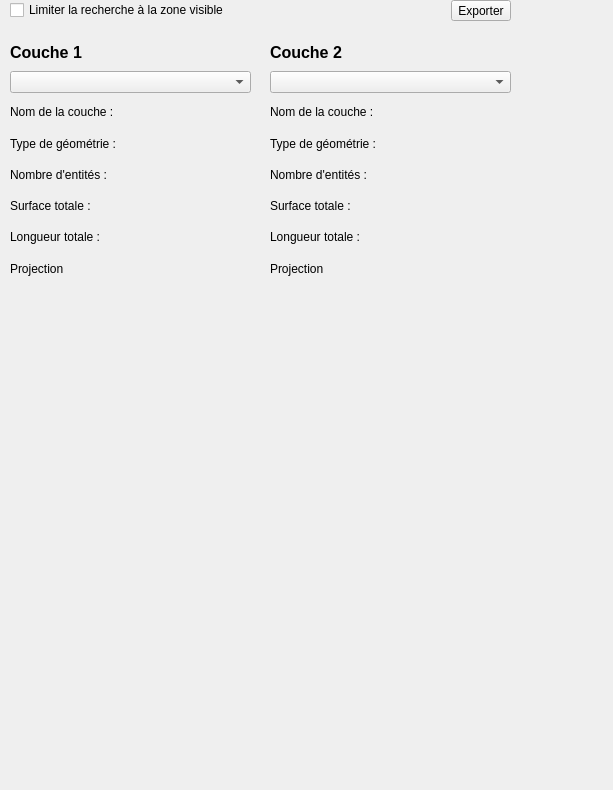
<?xml version="1.0" encoding="UTF-8"?>
<ui version="4.0">
 <class>DockWidget</class>
 <widget class="QDockWidget" name="DockWidget">
  <property name="geometry">
   <rect>
    <x>0</x>
    <y>0</y>
    <width>613</width>
    <height>790</height>
   </rect>
  </property>
  <property name="windowTitle">
   <string>DockWidget</string>
  </property>
  <widget class="QWidget" name="dockWidgetContents">
   <widget class="QWidget" name="verticalLayoutWidget">
    <property name="geometry">
     <rect>
      <x>0</x>
      <y>30</y>
      <width>261</width>
      <height>261</height>
     </rect>
    </property>
    <layout class="QVBoxLayout" name="verticalLayout">
     <property name="leftMargin">
      <number>10</number>
     </property>
     <property name="topMargin">
      <number>10</number>
     </property>
     <property name="rightMargin">
      <number>10</number>
     </property>
     <property name="bottomMargin">
      <number>10</number>
     </property>
     <item>
      <widget class="QLabel" name="layer_name_label_2">
       <property name="text">
        <string>&lt;html&gt;&lt;head/&gt;&lt;body&gt;&lt;p&gt;&lt;span style=&quot; font-size:12pt; font-weight:600;&quot;&gt;Couche 1&lt;/span&gt;&lt;/p&gt;&lt;/body&gt;&lt;/html&gt;</string>
       </property>
      </widget>
     </item>
     <item>
      <widget class="QgsMapLayerComboBox" name="mMapLayerComboBox"/>
     </item>
     <item>
      <widget class="QLabel" name="layer_name_label">
       <property name="text">
        <string>Nom de la couche : </string>
       </property>
      </widget>
     </item>
     <item>
      <widget class="QLabel" name="geometry_type_label">
       <property name="text">
        <string>Type de géométrie : </string>
       </property>
      </widget>
     </item>
     <item>
      <widget class="QLabel" name="feature_count_label">
       <property name="text">
        <string>Nombre d'entités : </string>
       </property>
      </widget>
     </item>
     <item>
      <widget class="QLabel" name="total_area_label">
       <property name="text">
        <string>Surface totale : </string>
       </property>
      </widget>
     </item>
     <item>
      <widget class="QLabel" name="total_length_label">
       <property name="text">
        <string>Longueur totale : </string>
       </property>
      </widget>
     </item>
     <item>
      <widget class="QLabel" name="crs_label">
       <property name="text">
        <string>Projection</string>
       </property>
      </widget>
     </item>
    </layout>
   </widget>
   <widget class="QWidget" name="verticalLayoutWidget_3">
    <property name="geometry">
     <rect>
      <x>260</x>
      <y>30</y>
      <width>261</width>
      <height>261</height>
     </rect>
    </property>
    <layout class="QVBoxLayout" name="verticalLayout_3">
     <property name="leftMargin">
      <number>10</number>
     </property>
     <property name="topMargin">
      <number>10</number>
     </property>
     <property name="rightMargin">
      <number>10</number>
     </property>
     <property name="bottomMargin">
      <number>10</number>
     </property>
     <item>
      <widget class="QLabel" name="layer_name_label_4">
       <property name="text">
        <string>&lt;html&gt;&lt;head/&gt;&lt;body&gt;&lt;p&gt;&lt;span style=&quot; font-size:12pt; font-weight:600;&quot;&gt;Couche 2&lt;/span&gt;&lt;/p&gt;&lt;/body&gt;&lt;/html&gt;</string>
       </property>
      </widget>
     </item>
     <item>
      <widget class="QgsMapLayerComboBox" name="mMapLayerComboBox_2"/>
     </item>
     <item>
      <widget class="QLabel" name="layer_name_label_5">
       <property name="text">
        <string>Nom de la couche : </string>
       </property>
      </widget>
     </item>
     <item>
      <widget class="QLabel" name="geometry_type_label_2">
       <property name="text">
        <string>Type de géométrie : </string>
       </property>
      </widget>
     </item>
     <item>
      <widget class="QLabel" name="feature_count_label_2">
       <property name="text">
        <string>Nombre d'entités : </string>
       </property>
      </widget>
     </item>
     <item>
      <widget class="QLabel" name="total_area_label_2">
       <property name="text">
        <string>Surface totale : </string>
       </property>
      </widget>
     </item>
     <item>
      <widget class="QLabel" name="total_length_label_2">
       <property name="text">
        <string>Longueur totale : </string>
       </property>
      </widget>
     </item>
     <item>
      <widget class="QLabel" name="crs_label_2">
       <property name="text">
        <string>Projection</string>
       </property>
      </widget>
     </item>
    </layout>
   </widget>
   <widget class="QWidget" name="horizontalLayoutWidget">
    <property name="geometry">
     <rect>
      <x>0</x>
      <y>-10</y>
      <width>521</width>
      <height>41</height>
     </rect>
    </property>
    <layout class="QHBoxLayout" name="horizontalLayout">
     <property name="leftMargin">
      <number>10</number>
     </property>
     <property name="topMargin">
      <number>10</number>
     </property>
     <property name="rightMargin">
      <number>10</number>
     </property>
     <property name="bottomMargin">
      <number>10</number>
     </property>
     <item>
      <widget class="QCheckBox" name="checkBox">
       <property name="text">
        <string>Limiter la recherche à la zone visible</string>
       </property>
      </widget>
     </item>
     <item>
      <widget class="QToolButton" name="toolButton">
       <property name="text">
        <string>Exporter</string>
       </property>
      </widget>
     </item>
    </layout>
   </widget>
  </widget>
 </widget>
 <customwidgets>
  <customwidget>
   <class>QgsMapLayerComboBox</class>
   <extends>QComboBox</extends>
   <header>qgsmaplayercombobox.h</header>
  </customwidget>
 </customwidgets>
 <resources/>
 <connections/>
</ui>
